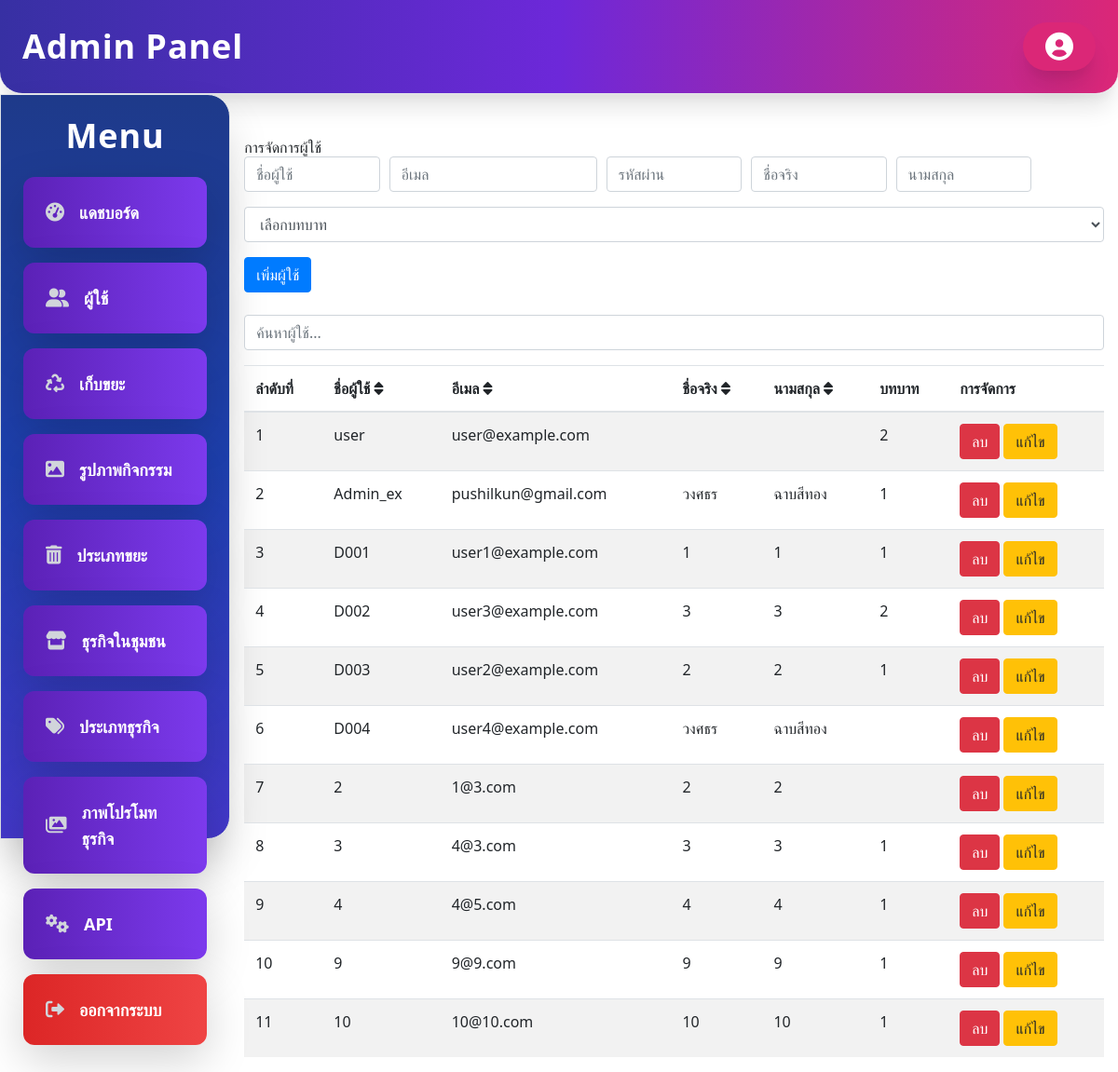
Page /Admin/users/users.php (signed in) on the committed database.
### tables this page shows
CREATE TABLE `users` (
  `user_id` int(11) NOT NULL,
  `username` varchar(50) NOT NULL,
  `email` varchar(100) NOT NULL,
  `password` varchar(255) NOT NULL,
  `first_name` varchar(50) DEFAULT NULL,
  `last_name` varchar(50) DEFAULT NULL,
  `role_id` int(11) DEFAULT NULL,
  `created_at` timestamp NOT NULL DEFAULT current_timestamp(),
  `reset_token` varchar(255) DEFAULT NULL,
  `reset_token_expires` int(11) DEFAULT NULL
);

### Admin/users/users.php (the view, shortened to what this page needs)
<?php
$host = 'localhost';
$db = 'ESSDUH_BNS_MEMBER';
$user = 'root';
$pass = '';
$conn = new mysqli($host, $user, $pass, $db);
function getUsers($conn, $search = "") {
    $sql = "SELECT * FROM users WHERE username LIKE ? OR email LIKE ? OR first_name LIKE ? OR last_name LIKE ?";
    $stmt = $conn->prepare($sql);
    $searchTerm = "%$search%";
    $stmt->bind_param("ssss", $searchTerm, $searchTerm, $searchTerm, $searchTerm);
    $stmt->execute();
    return $stmt->get_result();
}
$search = isset($_POST['search']) ? $_POST['search'] : '';
$users = getUsers($conn, $search);
?>
<!DOCTYPE html>
<html lang="th">
<head>
    <link rel="stylesheet" href="https://stackpath.bootstrapcdn.com/bootstrap/4.5.2/css/bootstrap.min.css">
</head>
<body>    <?php include_once '../sidebar-navbar.php'?>
<div class="container mt-5">
    <h2>การจัดการผู้ใช้</h2>
    <form method="POST" class="mb-4">
        <div class="form-row">
            <div class="form-group col-md-2">
                <input type="text" name="username" class="form-control" placeholder="ชื่อผู้ใช้" required>
            </div>
            <div class="form-group col-md-3">
                <input type="email" name="email" class="form-control" placeholder="อีเมล" required>
            </div>
            <div class="form-group col-md-2">
                <input type="password" name="password" class="form-control" placeholder="รหัสผ่าน" required>
            </div>
            <div class="form-group col-md-2">
                <input type="text" name="first_name" class="form-control" placeholder="ชื่อจริง">
            </div>
            <div class="form-group col-md-2">
                <input type="text" name="last_name" class="form-control" placeholder="นามสกุล">
            </div>
        </div>
        <div class="form-group">
            <select name="role_id" class="form-control" required>
                <option value="">เลือกบทบาท</option>
            </select>
        </div>
        <button type="submit" name="add_user" class="btn btn-primary">เพิ่มผู้ใช้</button>
    </form>
    <div class="form-group">
        <input type="text" id="search" class="form-control" placeholder="ค้นหาผู้ใช้..." onkeyup="searchUsers(this.value)">
    </div>
    <table class="table table-striped" id="userTable">
        <thead>
        <tr>
            <th>ลำดับที่</th>
            <th class="sortable" onclick="sortTable(1)">ชื่อผู้ใช้ <i class="fas fa-sort"></i></th>
            <th class="sortable" onclick="sortTable(2)">อีเมล <i class="fas fa-sort"></i></th>
            <th class="sortable" onclick="sortTable(3)">ชื่อจริง <i class="fas fa-sort"></i></th>
            <th class="sortable" onclick="sortTable(4)">นามสกุล <i class="fas fa-sort"></i></th>
            <th>บทบาท</th>
            <th>การจัดการ</th>
        </tr>
        </thead>
        <tbody>
        <?php
        $index = 1;
        while ($user = $users->fetch_assoc()) {
            echo "<tr>
                    <td>{$index}</td>
                    <td>{$user['username']}</td>
                    <td>{$user['email']}</td>
                    <td>{$user['first_name']}</td>
                    <td>{$user['last_name']}</td>
                    <td>{$user['role_id']}</td>
                    <td>
                        <form method='POST' class='d-inline'>
                            <input type='hidden' name='user_id' value='{$user['user_id']}'>
                            <button type='submit' name='delete_user' class='btn btn-danger'>ลบ</button>
                        </form>
                        <button class='btn btn-warning' data-toggle='modal' data-target='#editUserModal' onclick='fillEditForm({$user['user_id']}, \"{$user['username']}\", \"{$user['email']}\", \"{$user['first_name']}\", \"{$user['last_name']}\", {$user['role_id']})'>แก้ไข</button>
                    </td>
                </tr>";
            $index++;
        }
        ?>
        </tbody>
    </table>
</div>
</body>
</html>

### rows in the picture
users: username "user", email "user@example.com", role "2"
users: username "Admin_ex", email "pushilkun@gmail.com", first_name "วงศธร", last_name "ฉาบสีทอง", role "1"
users: username "D001", email "user1@example.com", first_name "1", last_name "1", role "1"
users: username "D002", email "user3@example.com", first_name "3", last_name "3", role "2"
users: username "D003", email "user2@example.com", first_name "2", last_name "2", role "1"
users: username "D004", email "user4@example.com", first_name "วงศธร", last_name "ฉาบสีทอง"
users: username "2", email "1@3.com", first_name "2", last_name "2"
users: username "3", email "4@3.com", first_name "3", last_name "3", role "1"
users: username "4", email "4@5.com", first_name "4", last_name "4", role "1"
users: username "9", email "9@9.com", first_name "9", last_name "9", role "1"
users: username "10", email "10@10.com", first_name "10", last_name "10", role "1"

### other values in the picture
$item['label'] "แดชบอร์ด"
$item['label'] "ผู้ใช้"
$item['label'] "เก็บขยะ"
$item['label'] "รูปภาพกิจกรรม"
$item['label'] "ประเภทขยะ"
$item['label'] "ธุรกิจในชุมชน"
$item['label'] "ประเภทธุรกิจ"
$item['label'] "ภาพโปรโมทธุรกิจ"
$item['label'] "API"
$item['label'] "ออกจากระบบ"
